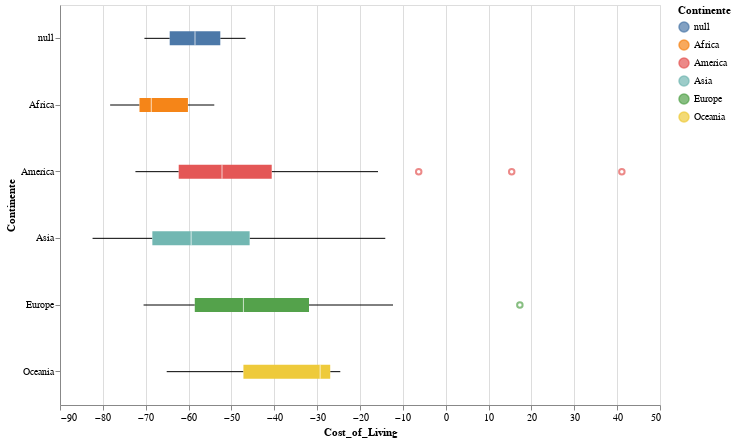

The code cell stored with this chart in its notebook:
### Code cell
import altair as alt

alt.Chart(df_cost).mark_boxplot().encode(
    x='Cost_of_Living',
    y='Continente',
    color = 'Continente',
    tooltip=['Country', 'Cost_of_Living']
).interactive().properties(
    width=600,
    height=400
)

### Figure 1 — Vega-Lite specification as saved in the notebook (floating-point values rounded to 4 significant figures; data arrays with more than 128 entries replaced by an {"elided": "..."} marker saying what was removed)
{"config": {"view": {"continuousWidth": 400, "continuousHeight": 300}}, "data": {"name": "data-a1c402a8de0e5987fae131fbf8092d0c"}, "mark": "boxplot", "encoding": {"color": {"type": "nominal", "field": "Continente"}, "tooltip": [{"type": "nominal", "field": "Country"}, {"type": "quantitative", "field": "Cost_of_Living"}], "x": {"type": "quantitative", "field": "Cost_of_Living"}, "y": {"type": "nominal", "field": "Continente"}}, "height": 400, "selection": {"selector001": {"type": "interval", "bind": "scales", "encodings": ["x", "y"]}}, "width": 600, "$schema": "https://vega.github.io/schema/vega-lite/v4.8.1.json", "datasets": {"data-a1c402a8de0e5987fae131fbf8092d0c": {"elided": "140 records"}}}
